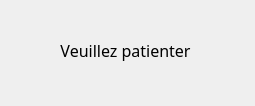
<?xml version="1.0" encoding="UTF-8"?>
<ui version="4.0">
 <class>pleaseWait</class>
 <widget class="QDialog" name="pleaseWait">
  <property name="geometry">
   <rect>
    <x>0</x>
    <y>0</y>
    <width>255</width>
    <height>106</height>
   </rect>
  </property>
  <property name="windowTitle">
   <string>Veuillez patienter</string>
  </property>
  <property name="windowIcon">
   <iconset>
    <normaloff>../build-rambolitalentsManager-Desktop_Qt_5_9_6_MinGW_32bit-Debug/images/icon.png</normaloff>../build-rambolitalentsManager-Desktop_Qt_5_9_6_MinGW_32bit-Debug/images/icon.png</iconset>
  </property>
  <widget class="QLabel" name="label">
   <property name="geometry">
    <rect>
     <x>0</x>
     <y>20</y>
     <width>251</width>
     <height>61</height>
    </rect>
   </property>
   <property name="font">
    <font>
     <family>Gill Sans MT</family>
     <pointsize>14</pointsize>
    </font>
   </property>
   <property name="text">
    <string>&lt;html&gt;&lt;head/&gt;&lt;body&gt;&lt;p align=&quot;center&quot;&gt;&lt;span style=&quot; font-size:12pt;&quot;&gt;Veuillez patienter&lt;/span&gt;&lt;/p&gt;&lt;/body&gt;&lt;/html&gt;</string>
   </property>
  </widget>
 </widget>
 <resources/>
 <connections/>
</ui>
